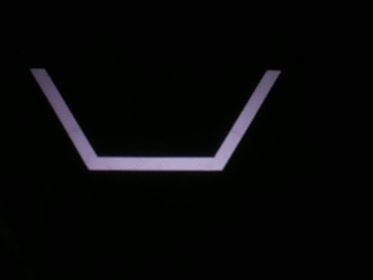
#> input picture boppy/test_image.jpg, 373 x 280 px
$ python grip.py
#> lines starting #> are read from the running program, lines starting #| are printed output that depends on the picture; after the words box and inside, x2 and y2 are one past the last pixel; in counts of white or black regions, pixels touching at a corner belong together; long printed decimals are rounded
import cv2
import numpy as np
import math
from enum import Enum
import os
import sys

class Contour:
    """
    An OpenCV pipeline generated by GRIP.
    """

    def __init__(self):
        """initializes all values to presets or None if need to be set
        """

        self.__hsv_threshold_hue = [80.0, 170.0]
        self.__hsv_threshold_saturation = [0.0, 150.0]
        self.__hsv_threshold_value = [50.0, 255.0]

        self.hsv_threshold_output = None

        self.__find_contours_input = self.hsv_threshold_output
        self.__find_contours_external_only = False
        self.find_contours_output = None


    def process(self, source0):
        """
        Runs the pipeline and sets all outputs to new values.
        """
        # Step HSV_Threshold0:
        self.__hsv_threshold_input = source0
        (self.hsv_threshold_output) = self.__hsv_threshold(self.__hsv_threshold_input, self.__hsv_threshold_hue, self.__hsv_threshold_saturation, self.__hsv_threshold_value)

        # Step Find_Contours0:
        self.__find_contours_input = self.hsv_threshold_output
        (self.find_contours_output) = self.__find_contours(self.__find_contours_input, self.__find_contours_external_only)

        contour, points = self.__find_corner_points(source0, self.find_contours_output)
        ret, rvecs, tvecs = self.__find_vecs(points)
        print(f'{ret=}, {rvecs=}, {tvecs=}')

    @staticmethod
    def __find_vecs(img_points):
        # TODO: Insert real life point values
        real_points = np.float32([[-1.3, 0, 0], [1.3, 0, 0], [0.5, -1.5, 0], [-0.5, -1.5, 0]])

        return cv2.solvePnP(
            real_points, np.float32(img_points),
            np.float64([
                [498.54399231, 0.0, 323.63196758],
                [0.0, 497.25369582, 249.59554532],
                [0.0, 0.0, 1.0]
            ]),  # Camera matrix
            np.float64([
                1.48882516e-01, -1.63106020e-01, 6.02445681e-04,
                1.17833144e-04, -3.89726894e-01
            ])  # Distortion coefficients
        )

    @staticmethod
    def __find_corner_points(source0, contours):
        area = 0
        contour = None  #location in list of countours that the largest countour is stored
        for cnt in contours:
            area1 = cv2.contourArea(cnt)
            if area1 > area:
                area = area1
                contour = cnt


        #extreme left and right points:
        leftmost = tuple(contour[contour[:,:,0].argmin()][0])
        rightmost = tuple(contour[contour[:,:,0].argmax()][0])


        #convex hull around largest contour
        # hull = cv2.convexHull(contour, True, True, True)
        # creating convex hull object for each contour

        # use contour approximation
        epsilon = 0.01*cv2.arcLength(contour,True)
        approx = cv2.approxPolyDP(contour,epsilon,True)
        # print(approx)
        # cv2.drawContours(source0, [approx], -1, (168, 50, 50), 3)

        # cv2.drawContours(source0, [contour], -1, (0, 255, 0), 3)

        # Find moments
        M = cv2.moments(contour)
        cx = int(M['m10']/M['m00'])
        cy = int(M['m01']/M['m00'])

        left = 0
        right = 0
        bottom = 0

        for row in approx:
            point = row[0]
            if point[0] < left:
                left = point[0]
            if point[0] > right:
                right = point[0]
            if point[1] > bottom:
                bottom = point[1]

        bRight = 0
        bLeft = 0
        rBottom = 0
        lBottom = 0
        for row in approx:
            point = row[0]
            if point[1] > bottom - 5:
                if point[0] < left + cx:
                    bLeft = point[0]
                    lBottom = point[1]
                if point[0] > right - cx:
                    bRight = point[0]
                    rBottom = point[1]


        # [9 lines of commented-out code are left out]
        return contour, (leftmost, rightmost, (bRight, rBottom), (bLeft, lBottom))

    @staticmethod
    def __hsv_threshold(inputt, hue, sat, val):
        """Segment an image based on hue, saturation, and value ranges.
        Args:
            input: A BGR numpy.ndarray.
            hue: A list of two numbers the are the min and max hue.
            sat: A list of two numbers the are the min and max saturation.
            lum: A list of two numbers the are the min and max value.
        Returns:
            A black and white numpy.ndarray.
        """
        out = cv2.cvtColor(inputt, cv2.COLOR_BGR2HSV)
        return cv2.inRange(out, (hue[0], sat[0], val[0]),  (hue[1], sat[1], val[1]))

    @staticmethod
    def __find_contours(inputt, external_only):
        """Sets the values of pixels in a binary image to their distance to the nearest black pixel.
        Args:
            input: A numpy.ndarray.
            external_only: A boolean. If true only external contours are found.
        Return:
            A list of numpy.ndarray where each one represents a contour.
        """
        if(external_only):
            mode = cv2.RETR_EXTERNAL
        else:
            mode = cv2.RETR_LIST
        method = cv2.CHAIN_APPROX_SIMPLE
        contours, hierarchy = cv2.findContours(inputt, mode=mode, method=method)
        return contours


processor = Contour()
path = os.path.join(os.path.dirname(sys.modules['__main__'].__file__), r'test_image.jpg')
img = cv2.imread(path)
#> img is the input picture: shape (280, 373, 3); mean B, G, R 7.7, 7.3, 7
processor.process(img)
#> in __hsv_threshold, `out = cv2.cvtColor(inputt, cv2.COLOR_BGR2HSV)`: out: shape (280, 373, 3); mean H, S, V 33.1, 107.6, 8.7
#> in __hsv_threshold, `return cv2.inRange(out, (hue[0], sat[0], val[0]),  (hue[1], sat[1], va..`:
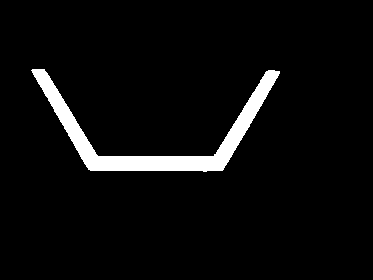
#> returned value: shape (280, 373); 4.8% white; 1 white region, box (x1, y1, x2, y2) and area: (31, 69, 280, 172) 4966
#> in process, `contour, points = self.__find_corner_points(source0, self.find_contour..`: contour = contour of 303 points, box (x1, y1, x2, y2) (31, 69, 280, 172), area 4642; points = ((31, 70), (279, 73), (222, 170), (90, 170))
#> in process, `ret, rvecs, tvecs = self.__find_vecs(points)`: ret = True; rvecs = [2.47, -0.167, 0.283]; tvecs = [-1.71, -1.87, 5.25]
#| ret=True, rvecs=array([[ 2.468],
#|        [-0.1667],
#|        [ 0.2826]]), tvecs=array([[-1.714],
#|        [-1.875],
#|        [ 5.250]])
